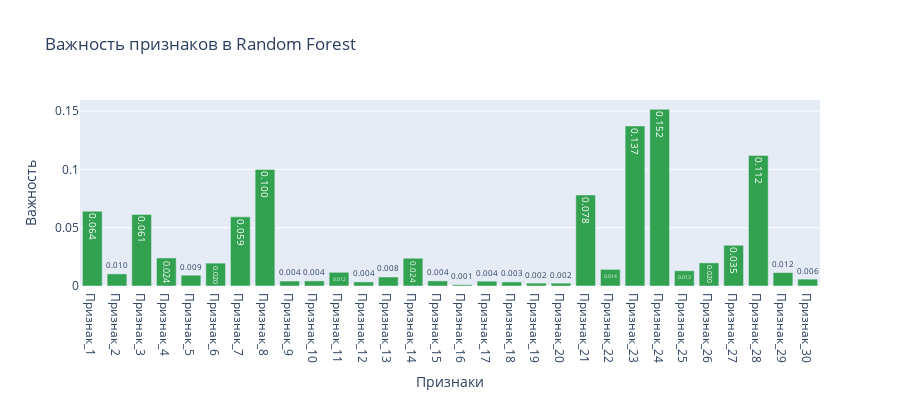

Write notebook code for a chart like this one.
### Code cell
# Анализ важности признаков
feature_importance = rf_classifier.feature_importances_
print(f"\n=== ВАЖНОСТЬ ПРИЗНАКОВ ===")
for i, importance in enumerate(feature_importance):
    print(f"Признак_{i+1}: {importance:.4f}")

# Визуализация важности признаков Random Forest
fig_importance_rf = go.Figure()

fig_importance_rf.add_trace(
    go.Bar(x=[f'Признак_{i+1}' for i in range(len(feature_importance))],
           y=feature_importance,
           text=[f'{imp:.3f}' for imp in feature_importance],
           textposition='auto',
           marker_color=COLOR_PALETTE['success'],
           name='Важность признаков')
)

fig_importance_rf.update_layout(
    title='Важность признаков в Random Forest',
    xaxis_title='Признаки',
    yaxis_title='Важность',
    height=400
)

fig_importance_rf.show()

### Figure 1 — Plotly figure (JSON) as saved in the notebook; plotly's stock layout.template omitted (floating-point values rounded to 4 significant figures)
{"data": [{"marker": {"color": "#32A251"}, "name": "Важность признаков", "text": ["0.064", "0.010", "0.061", "0.024", "0.009", "0.020", "0.059", "0.100", "0.004", "0.004", "0.012", "0.004", "0.008", "0.024", "0.004", "0.001", "0.004", "0.003", "0.002", "0.002", "0.078", "0.014", "0.137", "0.152", "0.013", "0.020", "0.035", "0.112", "0.012", "0.006"], "textposition": "auto", "type": "bar", "x": ["Признак_1", "Признак_2", "Признак_3", "Признак_4", "Признак_5", "Признак_6", "Признак_7", "Признак_8", "Признак_9", "Признак_10", "Признак_11", "Признак_12", "Признак_13", "Признак_14", "Признак_15", "Признак_16", "Признак_17", "Признак_18", "Признак_19", "Признак_20", "Признак_21", "Признак_22", "Признак_23", "Признак_24", "Признак_25", "Признак_26", "Признак_27", "Признак_28", "Признак_29", "Признак_30"], "y": [0.06417, 0.01038, 0.06139, 0.02404, 0.009268, 0.01963, 0.05933, 0.09995, 0.004261, 0.004384, 0.01176, 0.003505, 0.007723, 0.0238, 0.004383, 0.001075, 0.004136, 0.00348, 0.002469, 0.002463, 0.07805, 0.01425, 0.1373, 0.1515, 0.01308, 0.01982, 0.03496, 0.112, 0.01154, 0.00588]}], "layout": {"height": 400, "title": {"text": "Важность признаков в Random Forest"}, "xaxis": {"title": {"text": "Признаки"}}, "yaxis": {"title": {"text": "Важность"}}}}
